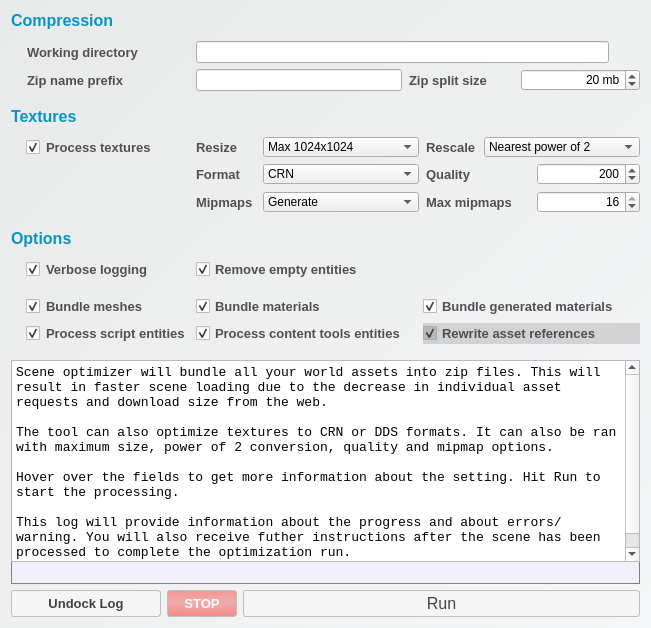
<?xml version="1.0" encoding="UTF-8"?>
<ui version="4.0">
 <class>RocketSceneOptimizerWidget</class>
 <widget class="QWidget" name="RocketSceneOptimizerWidget">
  <property name="geometry">
   <rect>
    <x>0</x>
    <y>0</y>
    <width>651</width>
    <height>628</height>
   </rect>
  </property>
  <property name="windowTitle">
   <string>Scene Packager</string>
  </property>
  <property name="styleSheet">
   <string notr="true">QWidget#RocketSceneOptimizerWidget {
	background-color: qlineargradient(spread:pad, x1:0, y1:0, x2:1, y2:1, stop:0 rgba(232, 234, 233, 255), stop:1 rgba(245, 246, 247, 255));
}

QComboBox#comboBoxMaxTexSize, #comboBoxRescaleMode, #comboBoxTextureFormat, #comboBoxTextureMipmapGeneration {
	min-width: 150px;
	max-width: 150px;
}

QLabel {
	font-family: &quot;Arial&quot;;
	font-size: 13px;
	font-weight: bold;
	color: rgb(80,80,80);
}

QLabel:disabled {
	color: rgba(80,80,80, 150);
}

QCheckBox:disabled {
	background-color: rgba(80,80,80, 50);
}

QLabel#labelCompressionTitle, #labelTexturesTitle, #labelOptionsTitle {
	font-size: 16px;
	font-weight: bold;
	/*color: rgb(243,154,41);*/
	/*color:rgb(7,131,172);*/
	color:rgb(8,149,195);
	padding-bottom: 5px;
}

QLabel#labelTitleOne, QLabel#labelTitleTwo {
	font-size: 24px;
	font-weight: bold;
	color: rgb(70, 70, 70);
}

QPushButton#buttonStartProcessing, #pushButtonLogDock, #buttonStop {
	font-family: &quot;Arial&quot;;
	font-size: 16px;
	min-height: 25px;
	border-radius: 3px;
	color: rgb(66, 66, 66);

	border: 1px solid rgb(190, 190, 190);
	background-color: rgb(245, 245, 245);
}

QPushButton#pushButtonLogDock {
	font-size: 13px;
	font-weight: bold;
	border: 1px solid rgb(190, 190, 190);
	background-color: rgb(245, 245, 245);
}

QPushButton#buttonStop {
	font-size: 13px;
	font-weight: bold;
	color: rgb(250,250,250);
	background-color: qlineargradient(spread:pad, x1:0, y1:0, x2:0, y2:1, stop:0 rgba(248, 82, 82, 150), stop:0.448864 rgba(239, 125, 125, 150), stop:1 rgba(248, 61, 61, 150));
}

QPushButton#buttonStop:hover {
	border: 1px solid rgba(104, 104, 104, 225);
	color: white;
	background-color: qlineargradient(spread:pad, x1:0, y1:0, x2:0, y2:1, stop:0 rgba(248, 82, 82, 250), stop:0.448864 rgba(239, 125, 125, 250), stop:1 rgba(248, 61, 61, 150));
}

QPushButton#buttonStartProcessing:disabled {
	color: rgb(172, 172, 172);
}

QPushButton#buttonStartProcessing:checked {
	background-color: qlineargradient(spread:pad, x1:0, y1:0, x2:0, y2:1, stop:0 rgba(0, 233, 0, 255), stop:1 rgba(255, 255, 255, 255));
}

QPushButton#buttonStartProcessing:hover, #pushButtonLogDock:hover {
	border: 1px solid grey;
}

QPushButton#buttonStartProcessing:pressed, #pushButtonLogDock:pressed {
	color: black;
	background-color: qlineargradient(spread:pad, x1:0, y1:0, x2:0, y2:1, stop:0 rgba(238, 238, 238, 255), stop:0.5 rgba(255, 255, 255, 255));
}

QPushButton#buttonStartProcessing:disabled {
	color: green;
}

QCheckBox {
	font-family: &quot;Arial&quot;;
	font-size: 13px;
	font-weight: bold;
	color: rgb(80,80,80);
}

QCheckBox:hover {
	color: rgb(50,50,50);
}

QCheckBox::indicator:unchecked {
	image: url(:/images/icon-unchecked.png);
 }

QCheckBox::indicator:checked {
	image: url(:/images/icon-checked.png);
 }

QPushButton#buttonBrowseOutputDir, #buttonBrowseDDSConverter {
	background-repeat: no-repeat;
	background-position: center center;
	background-image: url(:/images/icon-folder.png);
	min-width: 24px;
}
</string>
  </property>
  <layout class="QVBoxLayout" name="verticalLayoutMain">
   <item>
    <layout class="QHBoxLayout" name="horizontalLayout_6">
     <item>
      <layout class="QGridLayout" name="gridLayout_2">
       <property name="horizontalSpacing">
        <number>10</number>
       </property>
       <item row="1" column="1">
        <layout class="QHBoxLayout" name="horizontalLayout_7">
         <property name="spacing">
          <number>7</number>
         </property>
         <item>
          <widget class="QLineEdit" name="outputDirectoryLineEdit">
           <property name="toolTip">
            <string>Ouput directory for all processing. Temporary file structures and end result txml and zip files will be stored here.</string>
           </property>
          </widget>
         </item>
         <item>
          <widget class="QPushButton" name="buttonBrowseOutputDir">
           <property name="sizePolicy">
            <sizepolicy hsizetype="Fixed" vsizetype="Fixed">
             <horstretch>0</horstretch>
             <verstretch>0</verstretch>
            </sizepolicy>
           </property>
           <property name="minimumSize">
            <size>
             <width>24</width>
             <height>20</height>
            </size>
           </property>
           <property name="maximumSize">
            <size>
             <width>20</width>
             <height>20</height>
            </size>
           </property>
           <property name="toolTip">
            <string>Browser for output directory</string>
           </property>
           <property name="styleSheet">
            <string notr="true">QPushButton { border: 0px; background-color: transparent; min-height: 20px; max-height: 20px; }</string>
           </property>
           <property name="text">
            <string/>
           </property>
           <property name="flat">
            <bool>true</bool>
           </property>
          </widget>
         </item>
        </layout>
       </item>
       <item row="9" column="0">
        <widget class="QLabel" name="labelOptionsTitle">
         <property name="text">
          <string>Options</string>
         </property>
         <property name="indent">
          <number>0</number>
         </property>
        </widget>
       </item>
       <item row="1" column="0">
        <widget class="QLabel" name="outputDirectoryLabel">
         <property name="toolTip">
          <string>Ouput directory for all processing. Temporary file structures and end result txml and zip files will be stored here.</string>
         </property>
         <property name="styleSheet">
          <string notr="true">padding-left: 15px;</string>
         </property>
         <property name="text">
          <string>Working directory</string>
         </property>
         <property name="indent">
          <number>1</number>
         </property>
        </widget>
       </item>
       <item row="5" column="1">
        <layout class="QHBoxLayout" name="horizontalLayout_3">
         <property name="spacing">
          <number>7</number>
         </property>
         <item>
          <widget class="QLabel" name="labelResizeTex">
           <property name="sizePolicy">
            <sizepolicy hsizetype="Fixed" vsizetype="Preferred">
             <horstretch>0</horstretch>
             <verstretch>0</verstretch>
            </sizepolicy>
           </property>
           <property name="minimumSize">
            <size>
             <width>60</width>
             <height>0</height>
            </size>
           </property>
           <property name="maximumSize">
            <size>
             <width>60</width>
             <height>16777215</height>
            </size>
           </property>
           <property name="toolTip">
            <string>Resize textures that go over a certain pixel size. Keep original wont resize any files. For this to work you need to provide a valid DDS converter to its input field above.</string>
           </property>
           <property name="text">
            <string>Resize</string>
           </property>
          </widget>
         </item>
         <item>
          <widget class="QComboBox" name="comboBoxMaxTexSize">
           <property name="sizePolicy">
            <sizepolicy hsizetype="Expanding" vsizetype="Fixed">
             <horstretch>0</horstretch>
             <verstretch>0</verstretch>
            </sizepolicy>
           </property>
           <property name="minimumSize">
            <size>
             <width>156</width>
             <height>20</height>
            </size>
           </property>
           <property name="maximumSize">
            <size>
             <width>156</width>
             <height>20</height>
            </size>
           </property>
           <property name="toolTip">
            <string>Resize textures that go over a certain pixel size. Keep original wont resize any files. For this to work you need to provide a valid DDS converter to its input field above.</string>
           </property>
           <property name="styleSheet">
            <string notr="true">padding-left: 4px;</string>
           </property>
           <property name="currentIndex">
            <number>3</number>
           </property>
           <property name="frame">
            <bool>true</bool>
           </property>
           <item>
            <property name="text">
             <string>Keep original size</string>
            </property>
           </item>
           <item>
            <property name="text">
             <string>Max 4096x4096</string>
            </property>
           </item>
           <item>
            <property name="text">
             <string>Max 2048x2048</string>
            </property>
           </item>
           <item>
            <property name="text">
             <string>Max 1024x1024</string>
            </property>
           </item>
           <item>
            <property name="text">
             <string>Max 512x512</string>
            </property>
           </item>
           <item>
            <property name="text">
             <string>Max 256x256</string>
            </property>
           </item>
           <item>
            <property name="text">
             <string>Max 128x128</string>
            </property>
           </item>
           <item>
            <property name="text">
             <string>Max 64x64</string>
            </property>
           </item>
           <item>
            <property name="text">
             <string>Max 32x32</string>
            </property>
           </item>
          </widget>
         </item>
         <item>
          <widget class="QLabel" name="labelRescaleTex">
           <property name="sizePolicy">
            <sizepolicy hsizetype="Expanding" vsizetype="Preferred">
             <horstretch>0</horstretch>
             <verstretch>0</verstretch>
            </sizepolicy>
           </property>
           <property name="toolTip">
            <string>Rescale texture widht and height if non-power of two. This will resize height and widht individually if they are not 128, 256, 512 ,1024 etc.</string>
           </property>
           <property name="text">
            <string>Rescale</string>
           </property>
          </widget>
         </item>
         <item>
          <widget class="QComboBox" name="comboBoxRescaleMode">
           <property name="sizePolicy">
            <sizepolicy hsizetype="Expanding" vsizetype="Fixed">
             <horstretch>0</horstretch>
             <verstretch>0</verstretch>
            </sizepolicy>
           </property>
           <property name="minimumSize">
            <size>
             <width>156</width>
             <height>20</height>
            </size>
           </property>
           <property name="maximumSize">
            <size>
             <width>156</width>
             <height>20</height>
            </size>
           </property>
           <property name="toolTip">
            <string>Rescale texture widht and height if non-power of two. This will resize height and widht individually if they are not 128, 256, 512 ,1024 etc.</string>
           </property>
           <property name="styleSheet">
            <string notr="true">padding-left: 4px;</string>
           </property>
           <property name="currentIndex">
            <number>1</number>
           </property>
           <property name="frame">
            <bool>true</bool>
           </property>
           <item>
            <property name="text">
             <string>Keep original scale</string>
            </property>
           </item>
           <item>
            <property name="text">
             <string>Nearest power of 2</string>
            </property>
           </item>
           <item>
            <property name="text">
             <string>Previous power of 2</string>
            </property>
           </item>
           <item>
            <property name="text">
             <string>Next power of 2</string>
            </property>
           </item>
          </widget>
         </item>
        </layout>
       </item>
       <item row="4" column="0">
        <widget class="QLabel" name="labelTexturesTitle">
         <property name="text">
          <string>Textures</string>
         </property>
         <property name="indent">
          <number>0</number>
         </property>
        </widget>
       </item>
       <item row="12" column="0">
        <widget class="QCheckBox" name="bundleMeshesCheckBox">
         <property name="toolTip">
          <string>Put all EC_Mesh mesh references inside zip files.</string>
         </property>
         <property name="styleSheet">
          <string notr="true">padding-left: 15px;</string>
         </property>
         <property name="text">
          <string>Bundle meshes</string>
         </property>
         <property name="checked">
          <bool>true</bool>
         </property>
        </widget>
       </item>
       <item row="2" column="1">
        <layout class="QHBoxLayout" name="horizontalLayout_2">
         <property name="spacing">
          <number>7</number>
         </property>
         <item>
          <widget class="QLineEdit" name="bundlePrefixLineEdit">
           <property name="toolTip">
            <string>Prefix for zip bundle file names. This field can be left empty.</string>
           </property>
          </widget>
         </item>
         <item>
          <widget class="QLabel" name="bundleSplitSizeLabel">
           <property name="minimumSize">
            <size>
             <width>105</width>
             <height>0</height>
            </size>
           </property>
           <property name="toolTip">
            <string>Maximum file size on disk after we split to the next zip file. Note that this is not the end result zip size but the size that will be compressed to a single zip.</string>
           </property>
           <property name="text">
            <string>Zip split size</string>
           </property>
          </widget>
         </item>
         <item>
          <widget class="QSpinBox" name="spinBoxSplitSize">
           <property name="sizePolicy">
            <sizepolicy hsizetype="Preferred" vsizetype="Fixed">
             <horstretch>0</horstretch>
             <verstretch>0</verstretch>
            </sizepolicy>
           </property>
           <property name="minimumSize">
            <size>
             <width>119</width>
             <height>0</height>
            </size>
           </property>
           <property name="toolTip">
            <string>Maximum file size on disk after we split to the next zip file. Note that this is not the end result zip size but the size that will be compressed to a single zip.</string>
           </property>
           <property name="alignment">
            <set>Qt::AlignRight|Qt::AlignTrailing|Qt::AlignVCenter</set>
           </property>
           <property name="suffix">
            <string> mb</string>
           </property>
           <property name="minimum">
            <number>1</number>
           </property>
           <property name="maximum">
            <number>10000</number>
           </property>
           <property name="value">
            <number>20</number>
           </property>
          </widget>
         </item>
        </layout>
       </item>
       <item row="12" column="1">
        <layout class="QHBoxLayout" name="horizontalLayout_10">
         <property name="spacing">
          <number>10</number>
         </property>
         <item>
          <widget class="QCheckBox" name="bundleMaterialsCheckBox">
           <property name="toolTip">
            <string>Put all EC_Mesh material references inside zip files.</string>
           </property>
           <property name="text">
            <string>Bundle materials</string>
           </property>
           <property name="checked">
            <bool>true</bool>
           </property>
          </widget>
         </item>
         <item>
          <widget class="QCheckBox" name="bundleEC_MaterialCheckBox">
           <property name="toolTip">
            <string>Put all EC_Material parameterized texture references inside zip files. Additionally will convert all EC_Material outputMaterial values to generated://&lt;ref&gt;</string>
           </property>
           <property name="text">
            <string>Bundle generated materials</string>
           </property>
           <property name="checked">
            <bool>true</bool>
           </property>
          </widget>
         </item>
        </layout>
       </item>
       <item row="11" column="0">
        <spacer name="verticalSpacer_5">
         <property name="orientation">
          <enum>Qt::Vertical</enum>
         </property>
         <property name="sizeType">
          <enum>QSizePolicy::Fixed</enum>
         </property>
         <property name="sizeHint" stdset="0">
          <size>
           <width>1</width>
           <height>10</height>
          </size>
         </property>
        </spacer>
       </item>
       <item row="14" column="1">
        <layout class="QHBoxLayout" name="horizontalLayout_8">
         <property name="spacing">
          <number>10</number>
         </property>
         <item>
          <widget class="QCheckBox" name="chekBoxProcessContentToolsEnts">
           <property name="toolTip">
            <string>Process Adminotech Content Tools entities. Means that all content tools image frames textures will be put into zip files. Recommended to uncheck if you are not sure.</string>
           </property>
           <property name="text">
            <string>Process content tools entities</string>
           </property>
           <property name="checked">
            <bool>true</bool>
           </property>
          </widget>
         </item>
         <item>
          <widget class="QCheckBox" name="checkBoxRewriteAssetRefs">
           <property name="enabled">
            <bool>false</bool>
           </property>
           <property name="toolTip">
            <string>Rewrite all bundled asset references. This will assing a unique ID as filename for all assets. Useful if your original URL asset refs are very long. Very long asset references can cause problems on certain operating systems on file handling.</string>
           </property>
           <property name="text">
            <string>Rewrite asset references</string>
           </property>
           <property name="checked">
            <bool>true</bool>
           </property>
          </widget>
         </item>
        </layout>
       </item>
       <item row="14" column="0">
        <widget class="QCheckBox" name="checkBoxProcessScriptEnts">
         <property name="toolTip">
          <string>Process entities that have EC_Script component. If not checked any entity will be skipped if it has EC_Script, even if it would have EC_Mesh etc.</string>
         </property>
         <property name="styleSheet">
          <string notr="true">padding-left: 15px;</string>
         </property>
         <property name="text">
          <string>Process script entities</string>
         </property>
         <property name="checked">
          <bool>true</bool>
         </property>
        </widget>
       </item>
       <item row="10" column="0">
        <widget class="QCheckBox" name="checkBoxLogDebug">
         <property name="toolTip">
          <string>Log detailed information to the console while processing.</string>
         </property>
         <property name="styleSheet">
          <string notr="true">padding-left: 15px;</string>
         </property>
         <property name="text">
          <string>Verbose logging</string>
         </property>
         <property name="checkable">
          <bool>true</bool>
         </property>
         <property name="checked">
          <bool>true</bool>
         </property>
        </widget>
       </item>
       <item row="10" column="1">
        <layout class="QHBoxLayout" name="horizontalLayout_5">
         <property name="spacing">
          <number>10</number>
         </property>
         <property name="rightMargin">
          <number>10</number>
         </property>
         <item>
          <widget class="QCheckBox" name="removeEmptyEntitiesCheckBox">
           <property name="sizePolicy">
            <sizepolicy hsizetype="Expanding" vsizetype="Fixed">
             <horstretch>0</horstretch>
             <verstretch>0</verstretch>
            </sizepolicy>
           </property>
           <property name="toolTip">
            <string>Deletes all entities from the scene that don't have any components in them. This is purely for cleaning scenes that have &quot;dead&quot; entities in them. Use with caution, this is the only option that will actually remove entities from the scene. Nothing in this tool will ever add entities/components to the scene.</string>
           </property>
           <property name="text">
            <string>Remove empty entities</string>
           </property>
           <property name="checked">
            <bool>true</bool>
           </property>
          </widget>
         </item>
         <item>
          <spacer name="horizontalSpacer">
           <property name="orientation">
            <enum>Qt::Horizontal</enum>
           </property>
           <property name="sizeHint" stdset="0">
            <size>
             <width>40</width>
             <height>20</height>
            </size>
           </property>
          </spacer>
         </item>
        </layout>
       </item>
       <item row="5" column="0">
        <widget class="QCheckBox" name="checkBoxProcessTextures">
         <property name="toolTip">
          <string>Convert all encountered non DDS textures to DDS. Image will be detected for alpha, if there is alpha DXT5 is used, otherwise DXT1.</string>
         </property>
         <property name="styleSheet">
          <string notr="true">padding-left: 15px;</string>
         </property>
         <property name="text">
          <string>Process textures</string>
         </property>
         <property name="checked">
          <bool>true</bool>
         </property>
        </widget>
       </item>
       <item row="0" column="0">
        <widget class="QLabel" name="labelCompressionTitle">
         <property name="text">
          <string>Compression</string>
         </property>
         <property name="indent">
          <number>0</number>
         </property>
        </widget>
       </item>
       <item row="3" column="0">
        <spacer name="verticalSpacer">
         <property name="orientation">
          <enum>Qt::Vertical</enum>
         </property>
         <property name="sizeType">
          <enum>QSizePolicy::Fixed</enum>
         </property>
         <property name="sizeHint" stdset="0">
          <size>
           <width>1</width>
           <height>10</height>
          </size>
         </property>
        </spacer>
       </item>
       <item row="2" column="0">
        <widget class="QLabel" name="bundlePrefixLabel">
         <property name="toolTip">
          <string>Prefix for zip bundle file names. This field can be left empty.</string>
         </property>
         <property name="styleSheet">
          <string notr="true">padding-left: 15px;</string>
         </property>
         <property name="text">
          <string>Zip name prefix</string>
         </property>
         <property name="indent">
          <number>1</number>
         </property>
        </widget>
       </item>
       <item row="6" column="1">
        <layout class="QHBoxLayout" name="horizontalLayout_4">
         <property name="spacing">
          <number>7</number>
         </property>
         <item>
          <widget class="QLabel" name="labelTexFormat">
           <property name="sizePolicy">
            <sizepolicy hsizetype="Fixed" vsizetype="Preferred">
             <horstretch>0</horstretch>
             <verstretch>0</verstretch>
            </sizepolicy>
           </property>
           <property name="minimumSize">
            <size>
             <width>60</width>
             <height>0</height>
            </size>
           </property>
           <property name="maximumSize">
            <size>
             <width>60</width>
             <height>16777215</height>
            </size>
           </property>
           <property name="toolTip">
            <string>CRN = Tundra supported format. Compresses DDS data to a very small file without significant loss of quality. Very fast decompression. [Recommended]
DDS = Tundra supported format. Good compresses to zip but produces big files that equals bigger download times.</string>
           </property>
           <property name="text">
            <string>Format</string>
           </property>
          </widget>
         </item>
         <item>
          <widget class="QComboBox" name="comboBoxTextureFormat">
           <property name="sizePolicy">
            <sizepolicy hsizetype="Expanding" vsizetype="Fixed">
             <horstretch>0</horstretch>
             <verstretch>0</verstretch>
            </sizepolicy>
           </property>
           <property name="minimumSize">
            <size>
             <width>156</width>
             <height>20</height>
            </size>
           </property>
           <property name="maximumSize">
            <size>
             <width>156</width>
             <height>20</height>
            </size>
           </property>
           <property name="toolTip">
            <string>CRN = Tundra supported format. Compresses DDS data to a very small file without significant loss of quality. Very fast decompression. [Recommended]
DDS = Tundra supported format. Good compresses to zip but produces big files that equals bigger download times.</string>
           </property>
           <property name="styleSheet">
            <string notr="true">padding-left: 4px;</string>
           </property>
           <property name="frame">
            <bool>true</bool>
           </property>
           <item>
            <property name="text">
             <string>CRN</string>
            </property>
           </item>
           <item>
            <property name="text">
             <string>DDS</string>
            </property>
           </item>
          </widget>
         </item>
         <item>
          <widget class="QLabel" name="labelTexQuality">
           <property name="sizePolicy">
            <sizepolicy hsizetype="Expanding" vsizetype="Preferred">
             <horstretch>0</horstretch>
             <verstretch>0</verstretch>
            </sizepolicy>
           </property>
           <property name="toolTip">
            <string>Texture quality from 0 to 255</string>
           </property>
           <property name="text">
            <string>Quality</string>
           </property>
          </widget>
         </item>
         <item>
          <widget class="QSpinBox" name="spinBoxTextureQuality">
           <property name="sizePolicy">
            <sizepolicy hsizetype="Expanding" vsizetype="Fixed">
             <horstretch>0</horstretch>
             <verstretch>0</verstretch>
            </sizepolicy>
           </property>
           <property name="minimumSize">
            <size>
             <width>78</width>
             <height>0</height>
            </size>
           </property>
           <property name="toolTip">
            <string>Texture quality from 0 to 255</string>
           </property>
           <property name="alignment">
            <set>Qt::AlignRight|Qt::AlignTrailing|Qt::AlignVCenter</set>
           </property>
           <property name="suffix">
            <string/>
           </property>
           <property name="prefix">
            <string/>
           </property>
           <property name="minimum">
            <number>0</number>
           </property>
           <property name="maximum">
            <number>255</number>
           </property>
           <property name="singleStep">
            <number>5</number>
           </property>
           <property name="value">
            <number>200</number>
           </property>
          </widget>
         </item>
        </layout>
       </item>
       <item row="7" column="1">
        <layout class="QHBoxLayout" name="horizontalLayout_11">
         <property name="spacing">
          <number>7</number>
         </property>
         <item>
          <widget class="QLabel" name="labelTexMipmaps">
           <property name="sizePolicy">
            <sizepolicy hsizetype="Fixed" vsizetype="Preferred">
             <horstretch>0</horstretch>
             <verstretch>0</verstretch>
            </sizepolicy>
           </property>
           <property name="minimumSize">
            <size>
             <width>60</width>
             <height>0</height>
            </size>
           </property>
           <property name="maximumSize">
            <size>
             <width>60</width>
             <height>16777215</height>
            </size>
           </property>
           <property name="toolTip">
            <string>Mipmap generation mode.</string>
           </property>
           <property name="text">
            <string>Mipmaps</string>
           </property>
          </widget>
         </item>
         <item>
          <widget class="QComboBox" name="comboBoxTextureMipmapGeneration">
           <property name="sizePolicy">
            <sizepolicy hsizetype="Expanding" vsizetype="Fixed">
             <horstretch>0</horstretch>
             <verstretch>0</verstretch>
            </sizepolicy>
           </property>
           <property name="minimumSize">
            <size>
             <width>156</width>
             <height>20</height>
            </size>
           </property>
           <property name="maximumSize">
            <size>
             <width>156</width>
             <height>20</height>
            </size>
           </property>
           <property name="toolTip">
            <string>Mipmap generation mode</string>
           </property>
           <property name="styleSheet">
            <string notr="true">padding-left: 4px;</string>
           </property>
           <item>
            <property name="text">
             <string>Generate</string>
            </property>
           </item>
           <item>
            <property name="text">
             <string>Use existing</string>
            </property>
           </item>
           <item>
            <property name="text">
             <string>Remove mipmaps</string>
            </property>
           </item>
          </widget>
         </item>
         <item>
          <widget class="QLabel" name="labelTexMaxMipmap">
           <property name="sizePolicy">
            <sizepolicy hsizetype="Expanding" vsizetype="Preferred">
             <horstretch>0</horstretch>
             <verstretch>0</verstretch>
            </sizepolicy>
           </property>
           <property name="toolTip">
            <string>&lt;html&gt;&lt;head/&gt;&lt;body&gt;&lt;p&gt;Mipmap level generation from 1 to 16. Note that this is the maximum, the texture tool will automatically adjust mipmap levels to a suitable value with the texture size that it is processing.&lt;/p&gt;&lt;/body&gt;&lt;/html&gt;</string>
           </property>
           <property name="text">
            <string>Max mipmaps</string>
           </property>
          </widget>
         </item>
         <item>
          <widget class="QSpinBox" name="spinBoxTextureMaxMipmaps">
           <property name="sizePolicy">
            <sizepolicy hsizetype="Expanding" vsizetype="Fixed">
             <horstretch>0</horstretch>
             <verstretch>0</verstretch>
            </sizepolicy>
           </property>
           <property name="minimumSize">
            <size>
             <width>78</width>
             <height>0</height>
            </size>
           </property>
           <property name="toolTip">
            <string>&lt;html&gt;&lt;head/&gt;&lt;body&gt;&lt;p&gt;Mipmap level generation from 1 to 16. Note that this is the maximum, the texture tool will automatically adjust mipmap levels to a suitable value with the texture size that it is processing.&lt;/p&gt;&lt;/body&gt;&lt;/html&gt;</string>
           </property>
           <property name="alignment">
            <set>Qt::AlignRight|Qt::AlignTrailing|Qt::AlignVCenter</set>
           </property>
           <property name="suffix">
            <string/>
           </property>
           <property name="prefix">
            <string/>
           </property>
           <property name="minimum">
            <number>1</number>
           </property>
           <property name="maximum">
            <number>16</number>
           </property>
           <property name="singleStep">
            <number>1</number>
           </property>
           <property name="value">
            <number>16</number>
           </property>
          </widget>
         </item>
        </layout>
       </item>
       <item row="8" column="0">
        <spacer name="verticalSpacer_2">
         <property name="orientation">
          <enum>Qt::Vertical</enum>
         </property>
         <property name="sizeType">
          <enum>QSizePolicy::Fixed</enum>
         </property>
         <property name="sizeHint" stdset="0">
          <size>
           <width>1</width>
           <height>10</height>
          </size>
         </property>
        </spacer>
       </item>
      </layout>
     </item>
    </layout>
   </item>
   <item>
    <spacer name="verticalSpacer_4">
     <property name="orientation">
      <enum>Qt::Vertical</enum>
     </property>
     <property name="sizeType">
      <enum>QSizePolicy::Fixed</enum>
     </property>
     <property name="sizeHint" stdset="0">
      <size>
       <width>1</width>
       <height>10</height>
      </size>
     </property>
    </spacer>
   </item>
   <item>
    <layout class="QVBoxLayout" name="verticalLayoutLogging">
     <property name="spacing">
      <number>0</number>
     </property>
     <item>
      <widget class="QPlainTextEdit" name="log">
       <property name="font">
        <font>
         <family>Courier New</family>
         <pointsize>10</pointsize>
        </font>
       </property>
       <property name="readOnly">
        <bool>true</bool>
       </property>
       <property name="plainText">
        <string>Scene optimizer will bundle all your world assets into zip files. This will result in faster scene loading due to the decrease in individual asset requests and download size from the web.

The tool can also optimize textures to CRN or DDS formats. It can also be ran with maximum size, power of 2 conversion, quality and mipmap options.

Hover over the fields to get more information about the setting. Hit Run to start the processing.

This log will provide information about the progress and about errors/warning. You will also receive futher instructions after the scene has been processed to complete the optimization run.</string>
       </property>
       <property name="textInteractionFlags">
        <set>Qt::LinksAccessibleByKeyboard|Qt::LinksAccessibleByMouse|Qt::TextBrowserInteraction|Qt::TextSelectableByKeyboard|Qt::TextSelectableByMouse</set>
       </property>
      </widget>
     </item>
     <item>
      <widget class="QLabel" name="logProgress">
       <property name="minimumSize">
        <size>
         <width>0</width>
         <height>22</height>
        </size>
       </property>
       <property name="maximumSize">
        <size>
         <width>16777215</width>
         <height>22</height>
        </size>
       </property>
       <property name="font">
        <font>
         <family>Courier New</family>
         <pointsize>10</pointsize>
         <weight>75</weight>
         <bold>true</bold>
        </font>
       </property>
       <property name="styleSheet">
        <string notr="true">QLabel#logProgress {
	background-color: rgb(240,240,250);
	border: 1px solid grey;
	border-top: 0px;
	font-family: &quot;Courier New&quot;;
	font-size: 13px;
	font-weight: bold;
	color: green;
	padding-left: 3px;
}
</string>
       </property>
       <property name="text">
        <string/>
       </property>
       <property name="indent">
        <number>0</number>
       </property>
      </widget>
     </item>
    </layout>
   </item>
   <item>
    <layout class="QHBoxLayout" name="horizontalLayout">
     <item>
      <widget class="QPushButton" name="pushButtonLogDock">
       <property name="minimumSize">
        <size>
         <width>150</width>
         <height>27</height>
        </size>
       </property>
       <property name="font">
        <font>
         <family>Arial</family>
         <pointsize>-1</pointsize>
         <weight>75</weight>
         <bold>true</bold>
        </font>
       </property>
       <property name="text">
        <string>Undock Log</string>
       </property>
      </widget>
     </item>
     <item>
      <widget class="QPushButton" name="buttonStop">
       <property name="minimumSize">
        <size>
         <width>70</width>
         <height>27</height>
        </size>
       </property>
       <property name="maximumSize">
        <size>
         <width>70</width>
         <height>16777215</height>
        </size>
       </property>
       <property name="font">
        <font>
         <family>Arial</family>
         <pointsize>-1</pointsize>
         <weight>75</weight>
         <bold>true</bold>
        </font>
       </property>
       <property name="text">
        <string>STOP</string>
       </property>
      </widget>
     </item>
     <item>
      <widget class="QPushButton" name="buttonStartProcessing">
       <property name="sizePolicy">
        <sizepolicy hsizetype="Expanding" vsizetype="Fixed">
         <horstretch>0</horstretch>
         <verstretch>0</verstretch>
        </sizepolicy>
       </property>
       <property name="font">
        <font>
         <family>Arial</family>
         <pointsize>-1</pointsize>
        </font>
       </property>
       <property name="text">
        <string>Run</string>
       </property>
       <property name="icon">
        <iconset resource="RocketPlugin.qrc">
         <normaloff>:/images/icon-settings.png</normaloff>:/images/icon-settings.png</iconset>
       </property>
       <property name="iconSize">
        <size>
         <width>24</width>
         <height>24</height>
        </size>
       </property>
      </widget>
     </item>
    </layout>
   </item>
  </layout>
 </widget>
 <resources>
  <include location="RocketPlugin.qrc"/>
 </resources>
 <connections/>
</ui>
